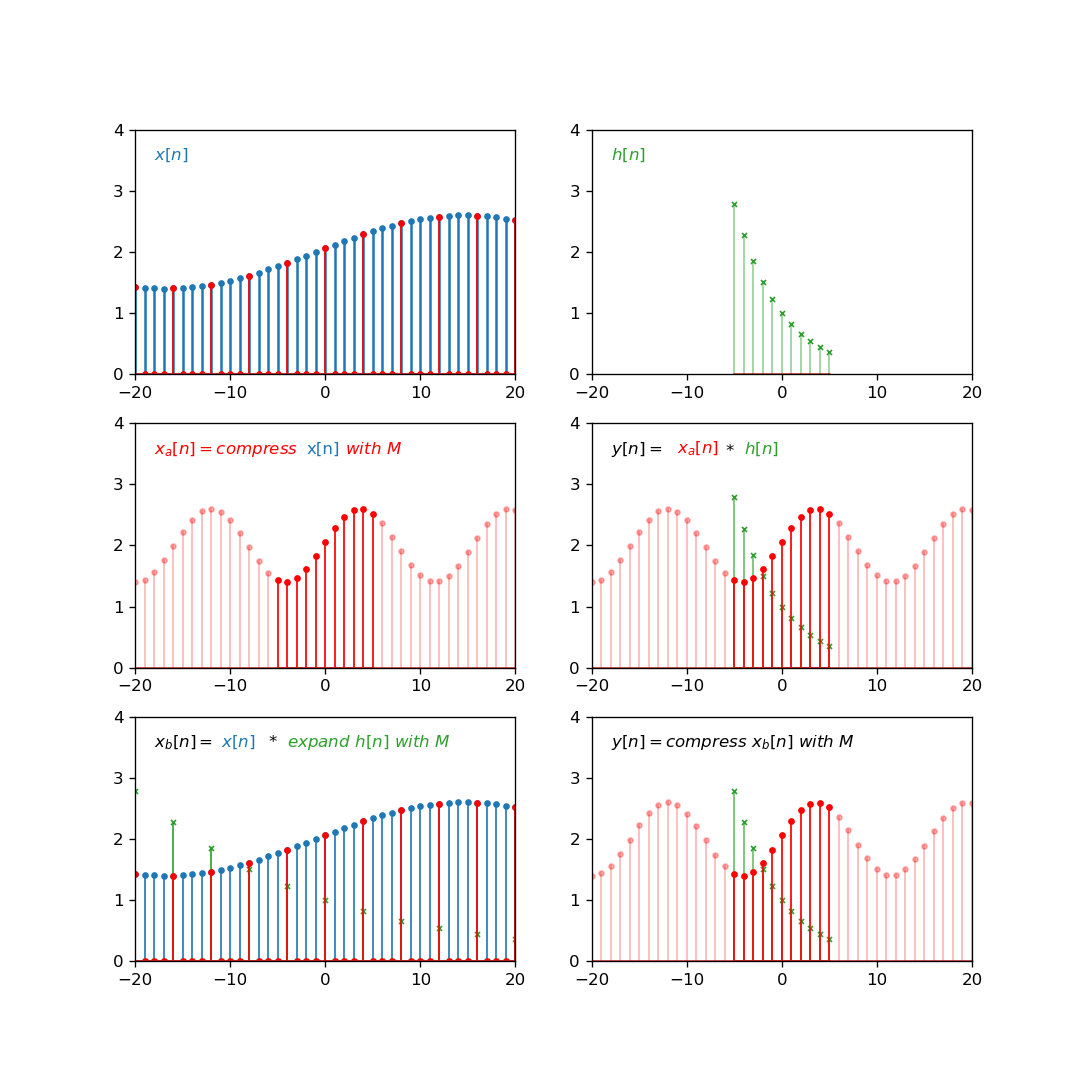

This chart was generated by the following Python code:
import numpy as np
import matplotlib.pyplot as plt

def axesCross(ax):
    ax.spines['left'].set_position('zero')
    ax.spines['bottom'].set_position('zero')
    ax.spines['right'].set_color('none')
    ax.spines['top'].set_color('none')



fig = plt.figure(figsize=(9,9), dpi=120)

(ax1, ax2), (ax3, ax4), (ax5, ax6) = fig.subplots(3, 2)

f = lambda x: .6*np.sin(.1*(x+1))+2
h = lambda x: np.abs(.95**x)
mod = lambda x: np.where(x%4==0, 1, 0)
x1 = np.arange(-30, 30, 1)
x2 = np.arange(-5, 6, 1)

ax1.set_xlim(-20, 20)
ax1.set_ylim(0, 4)
#ax1.xaxis.set_ticks()
markers11, stemlines11, baseline11 = ax1.stem(x1, f(x1))
markers12, stemlines12, baseline12 = ax1.stem(x1, f(x1)*mod(x1))
plt.setp(markers11, 'markersize', 3)
plt.setp(markers12, 'color', 'r', 'markersize', 3)
plt.setp(stemlines12, 'color', 'r', 'linewidth', 1)
ax1.annotate(r"$x[n]$", xy=(0, 0), xytext=(-18, 3.5), color='C0')

ax2.set_xlim(-20, 20)
ax2.set_ylim(0, 4)
#ax1.xaxis.set_ticks()
markers23, stemlines23, baseline23 = ax2.stem(x2, h(x2*4), markerfmt='x')
plt.setp(markers23, 'color', 'C2', 'markersize', 3)
plt.setp(stemlines23, 'color', 'C2', 'linewidth', '1', 'alpha', .5)
ax2.annotate(r"$h[n]$", xy=(0, 0), xytext=(-18, 3.5), color='C2')

ax3.set_xlim(-20, 20)
ax3.set_ylim(0, 4)
#ax1.xaxis.set_ticks()
markers31, stemlines31, baseline31 = ax3.stem(x1, f(x1*4))
plt.setp(markers31, 'color', 'r', 'markersize', 3, 'alpha', .3)
plt.setp(stemlines31, 'color', 'r', 'linewidth', 1, 'alpha', .3)
markers32, stemlines32, baseline32 = ax3.stem(x2, f(x2*4))
plt.setp(markers32, 'color', 'r', 'markersize', 3)
plt.setp(stemlines32, 'color', 'r', 'linewidth', 1)
ax3.annotate(r"$x_a[n] = compress\qquad\quad with\ M$", xy=(0, 0), xytext=(-18, 3.5), color='r')
ax3.annotate(r"x[n]", xy=(0, 0), xytext=(-2, 3.5), color='C0')

ax4.set_xlim(-20, 20)
ax4.set_ylim(0, 4)
#ax1.xaxis.set_ticks()
markers43, stemlines43, baseline43 = ax4.stem(x1, f(x1*4))
plt.setp(markers43, 'color', 'r', 'markersize', 3, 'alpha', .3)
plt.setp(stemlines43, 'color', 'r', 'linewidth', 1, 'alpha', .3)
markers41, stemlines41, baseline41 = ax4.stem(x2, h(x2*4), markerfmt='x')
plt.setp(markers41, 'color', 'C2', 'markersize', 3)
plt.setp(stemlines41, 'color', 'C2', 'linewidth', 1, 'alpha', .7)
markers42, stemlines42, baseline42 = ax4.stem(x2, f(x2*4))
plt.setp(markers42, 'color', 'r', 'markersize', 3)
plt.setp(stemlines42, 'color', 'r', 'linewidth', 1)
ax4.annotate(r"$y[n] = $", xy=(0, 0), xytext=(-18, 3.5))
ax4.annotate(r"$x_a[n]$", xy=(0, 0), xytext=(-11, 3.5), color='r')
ax4.annotate(r"$*$", xy=(0, 0), xytext=(-6, 3.5))
ax4.annotate(r"$h[n]$", xy=(0, 0), xytext=(-4, 3.5), color='C2')

ax5.set_xlim(-20, 20)
ax5.set_ylim(0, 4)
#ax1.xaxis.set_ticks()
markers53, stemlines53, baseline53 = ax5.stem(x1, f(x1))
plt.setp(markers53, 'markersize', 3)
plt.setp(stemlines53, 'linewidth', 1)
markers51, stemlines51, baseline51 = ax5.stem(x1, h(x1)*mod(x1), markerfmt='x')
markers52, stemlines52, baseline52 = ax5.stem(x1, f(x1)*mod(x1))
plt.setp(markers52, 'color', 'r', 'markersize', 3)
plt.setp(stemlines52, 'color', 'r', 'linewidth', 1)
plt.setp(markers51, 'markersize', 3, 'color', 'C2')
plt.setp(stemlines51, 'color', 'C2', 'linewidth', '1')
ax5.annotate(r"$x_b[n] = $", xy=(0, 0), xytext=(-18, 3.5))
ax5.annotate(r"$x[n]$", xy=(0, 0), xytext=(-11, 3.5), color='C0')
ax5.annotate(r"*", xy=(0, 0), xytext=(-6, 3.5))
ax5.annotate(r"$expand\ h[n]\ with\ M$", xy=(0, 0), xytext=(-4, 3.5), color='C2')

ax6.set_xlim(-20, 20)
ax6.set_ylim(0, 4)
#ax1.xaxis.set_ticks()
markers63, stemlines63, baseline63 = ax6.stem(x1, f(x1*4))
plt.setp(markers63, 'color', 'r', 'markersize', 3, 'alpha', .3)
plt.setp(stemlines63, 'color', 'r', 'linewidth', 1, 'alpha', .3)
markers61, stemlines61, baseline61 = ax6.stem(x2, h(x2*4), markerfmt='x')
plt.setp(markers61, 'color', 'C2', 'markersize', 3)
plt.setp(stemlines61, 'color', 'C2', 'linewidth', 1, 'alpha', .7)
markers62, stemlines62, baseline62 = ax6.stem(x2, f(x2*4))
plt.setp(markers62, 'color', 'r', 'markersize', 3)
plt.setp(stemlines62, 'color', 'r', 'linewidth', 1)
ax6.annotate(r"$y[n] = compress\ x_b[n]\ with\ M$", xy=(0, 0), xytext=(-18, 3.5))

fig.savefig("Cinterchange.png", format='png')
plt.show()
